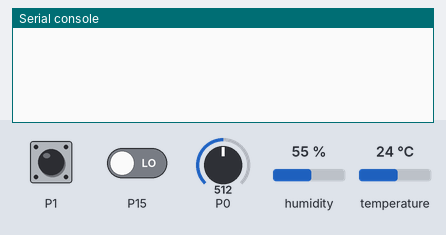
Recording of a program running on a simulated BBC micro:bit (MakeCode). Parts: the last lines printed to the serial console. The inputs (shaded band) are chosen by the test bench; at power-on: P0 = 512, humidity 55 %, temperature 24 °C, P1 LOW, P15 LOW (analog values on the 0–1023 scale).

Above: at 1.2 s.
1.3 s: P0 set to 716
At 7.9 s:
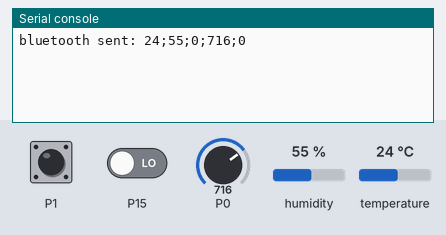
10.3 s: humidity set to 22 %
At 19.2 s:
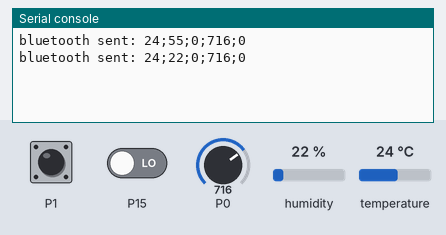
19.3 s: temperature set to 12 °C
28.3 s: P0 set to 900
At 31.8 s:
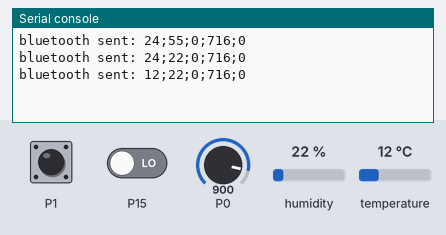
37.3 s: P1 pulled HIGH for 3 s
At 43.8 s:
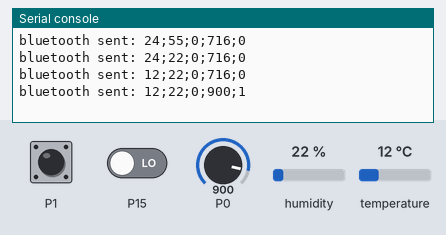
46.3 s: humidity set to 40 %
At 55.8 s:
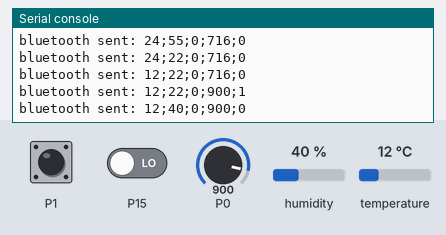
Timing chart, 0 to 56.3 s (numbered marks = the images above; inputs shaded):
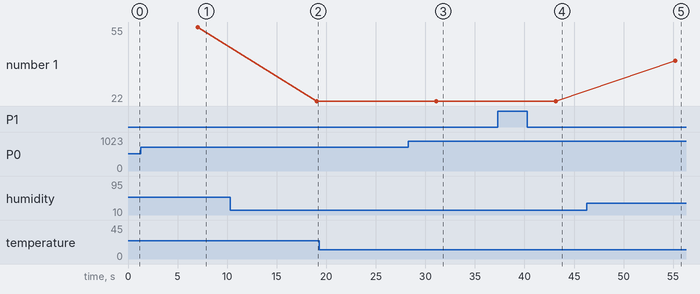

Measured:
- after the input at 1.3 s, the serial console: prints a new line after 5.7 s (image 1)
- after the input at 10.3 s, the serial console: prints a new line after 8.8 s (image 2)
- after the input at 37.3 s, the serial console: prints a new line after 5.9 s (image 4)
- after the input at 46.3 s, the serial console: prints a new line after 8.9 s (image 5)
- plotted number 1: 55 → 22 after the input at 10.3 s, 22 → 40 after the input at 46.3 s

The program:

main.ts
```typescript
let mouvement = 0
let gaz = 0
let steam = 0
let humidite = 0
let temperature = 0
bluetooth.startUartService()
basic.forever(function () {
    dht11_dht22.queryData(
    DHTtype.DHT11,
    DigitalPin.P5,
    true,
    false,
    true
    )
    temperature = dht11_dht22.readData(dataType.temperature)
    humidite = dht11_dht22.readData(dataType.humidity)
    steam = pins.analogReadPin(AnalogReadWritePin.P0)
    gaz = pins.digitalReadPin(DigitalPin.P1)
    mouvement = pins.digitalReadPin(DigitalPin.P15)
    basic.pause(5000)
    bluetooth.uartWriteLine("" + temperature + ";" + humidite + ";" + mouvement + ";" + steam + ";" + gaz)
    basic.pause(5000)
})
```

test.ts
```typescript
// les tests vont ici ; cela ne sera pas compilé si ce paquet est utilisé en tant qu'extension.
```
